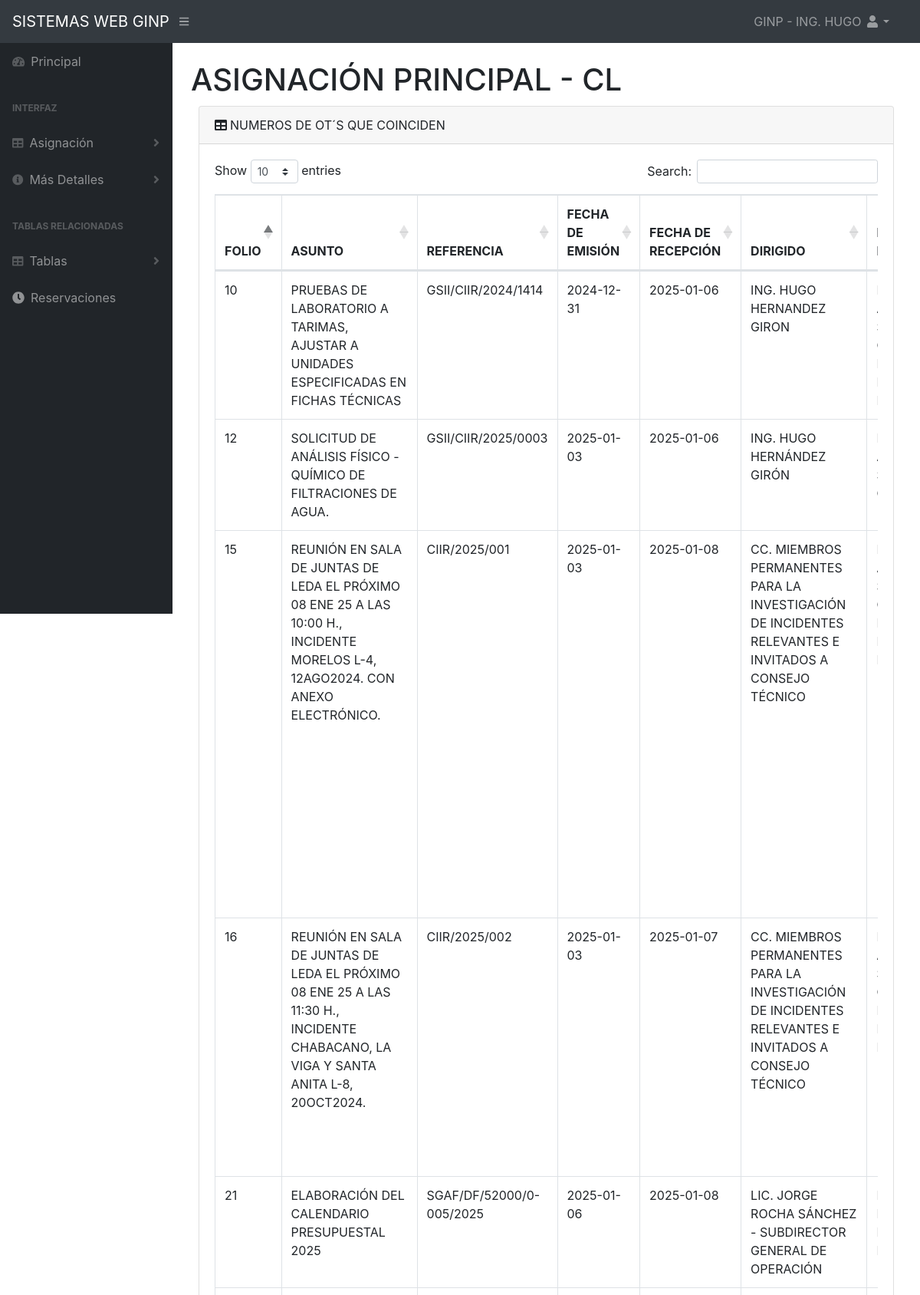
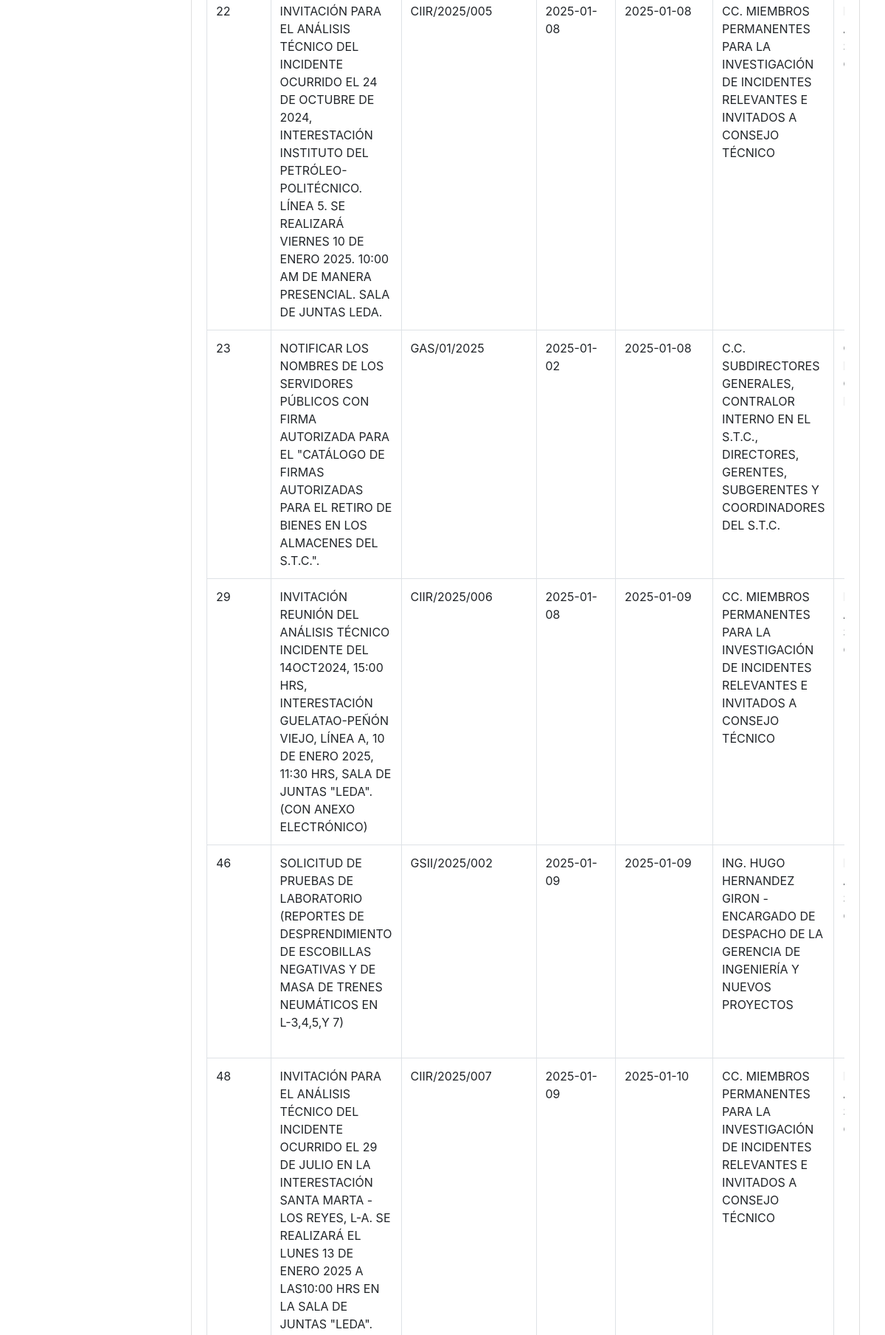
The page /tablaPCL.php (signed in, upper part) on the database its author committed (2 pictures, top to bottom).
### tables this page shows
CREATE TABLE `principal` (
  `Id` int(11) NOT NULL DEFAULT 0,
  `Folio_cc` int(11) NOT NULL,
  `referencia` varchar(255) NOT NULL,
  `Antecedente` varchar(50) NOT NULL,
  `fecha_de_emision` date NOT NULL,
  `fecha_de_rececepcion` date NOT NULL,
  `Dirigido` varchar(255) NOT NULL,
  `Firmado_por` varchar(255) NOT NULL,
  `Asunto` mediumtext NOT NULL,
  `PDFrecibido1` varchar(243) NOT NULL,
  `PDFrecicido3` mediumtext NOT NULL,
  `PDFrecibido2` mediumtext NOT NULL,
  `OT_ginp` int(11) NOT NULL,
  `Firma_Gerente` varchar(15) NOT NULL,
  `Antefirma` varchar(15) NOT NULL,
  `Tipo` varchar(5) NOT NULL,
  `OT_didt` int(11) NOT NULL,
  `Folio_ginp` int(11) NOT NULL,
  `CL_asignado` bit(1) NOT NULL,
  `CAC_asignado` bit(1) NOT NULL,
  `CDT_asignado` bit(1) NOT NULL,
  `JEF_asignado` bit(1) NOT NULL,
  `Otro_asignado` bit(1) NOT NULL,
  `Otro_Nombre` varchar(255) NOT NULL,
  `Archivo` bit(1) NOT NULL,
  `Fecha_requerida` date NOT NULL,
  `Respuesta` int(11) NOT NULL,
  `Fecha` date NOT NULL,
  `Carpeta` varchar(255) NOT NULL,
  `Observaciones` varchar(255) NOT NULL,
  `Proceso Concluido` bit(1) NOT NULL,
  `ProcesoConcluido` bit(1) NOT NULL,
  `PrepararRespuesta` bit(1) NOT NULL,
  `ParaSuAnalisis` bit(1) NOT NULL,
  `ParaSuConocimiento` bit(1) NOT NULL,
  `TramiteConducente` bit(1) NOT NULL,
  `TratarProximoAcuerdo` bit(1) NOT NULL,
  `Urgente` bit(1) NOT NULL,
  `Normal` bit(1) NOT NULL,
  `ObservacionesdeOT` mediumtext NOT NULL,
  `FechaTotal` date NOT NULL,
  `PDF_folio` date NOT NULL,
  `PDF_Minutario` date NOT NULL,
  `PDF_Concluido` date NOT NULL,
  `01` varchar(243) NOT NULL,
  `02` varchar(243) NOT NULL,
  `03` varchar(243) NOT NULL,
  `extraurgente` bit(1) NOT NULL,
  `FechaMovimiento` datetime NOT NULL,
  `CDT_E` bit(1) NOT NULL,
  `CL_E` bit(1) NOT NULL,
  `CAC_E` bit(1) NOT NULL
);

### tablaPCL.php (the view, shortened to what this page needs)
<?php
$nombre = $_SESSION['nombre'];
$tipo_usuario = $_SESSION['tipo_usuario'];
?>
<!DOCTYPE html>
<html lang="es">
    <head>
        <link href="css/styles.css" rel="stylesheet" />
        <link href="https://cdn.datatables.net/1.10.20/css/dataTables.bootstrap4.min.css" rel="stylesheet" />
    </head>
    <body class="sb-nav-fixed">
        <nav class="sb-topnav navbar navbar-expand navbar-dark bg-dark">
            <a class="navbar-brand" href="principal.php">SISTEMAS WEB GINP</a>
            <button class="btn btn-link btn-sm order-1 order-lg-0" id="sidebarToggle" href="#"><i class="fas fa-bars"></i></button>
            <ul class="navbar-nav ml-auto mr-0 mr-md-3 my-2 my-md-0">
                <li class="nav-item dropdown">
                    <a class="nav-link dropdown-toggle" id="userDropdown" href="#" role="button" data-toggle="dropdown" aria-haspopup="true" aria-expanded="false"> <?php echo $nombre; ?> <i class="fas fa-user fa-fw"></i></a>
                </li>
            </ul>
        </nav>
        <div id="layoutSidenav">
        <div id="layoutSidenav_nav">
            <nav class="sb-sidenav accordion sb-sidenav-dark" id="sidenavAccordion">
                <div class="sb-sidenav-menu">
                    <div class="nav">
                        <a class="nav-link" href="principal.php">
                            <div class="sb-nav-link-icon"><i class="fas fa-tachometer-alt"></i></div>Principal
                        </a>
                        <?php
                            if ($tipo_usuario == 2) {
                            } elseif ($tipo_usuario == 3) {
                            } elseif ($tipo_usuario == 4) {
                            } elseif ($tipo_usuario == 5) {
                            } elseif ($tipo_usuario == 1) {
                        ?>
                    <div class="sb-sidenav-menu-heading">Interfaz</div>
                    <a class="nav-link collapsed" href="#" data-toggle="collapse" data-target="#collapseAsignacion" aria-expanded="true" aria-controls="collapseAsignacion">
                        <div class="sb-nav-link-icon"><i class="fas fa-table"></i></div>Asignación
                        <div class="sb-sidenav-collapse-arrow"><i class="fas fa-angle-down"></i></div>
                    </a>
                        <a class="nav-link collapsed" href="#" data-toggle="collapse" data-target="#collapsedetalles" aria-expanded="true" aria-controls="collapsedetalles">
                            <div class="sb-nav-link-icon"><i class="fas fa-info-circle"></i></div>Más Detalles
                                <div class="sb-sidenav-collapse-arrow"><i class="fas fa-angle-down"></i></div>
                        </a>
                        <?php
                        }
                        else {
                                echo "";
                            }
                        ?>
                        <div class="sb-sidenav-menu-heading">Tablas Relacionadas</div>
                        <a class="nav-link collapsed" href="#" data-toggle="collapse" data-target="#collapseTablas" aria-expanded="true" aria-controls="collapseGraficas">
                        <div class="sb-nav-link-icon"><i class="fas fa-table"></i></div> Tablas
                                <div class="sb-sidenav-collapse-arrow"><i class="fas fa-angle-down"></i></div>
                        </a>
                            <a class="nav-link" href="reservaciones.php"><i class="fa fa-clock"></i><div class="sb-nav-link-icon"></div>Reservaciones</a>
                    </div>
                </div>
            </nav>
        </div>
            <div id="layoutSidenav_content">
                <main>
                    <div class="container-fluid">
                        <h1 class="mt-4">ASIGNACIÓN PRINCIPAL - CL</h1>
                        <div class="card mb-4">
                            <div class="card-header"><i class="fas fa-table mr-1"></i>NUMEROS DE OT´S QUE COINCIDEN</div>
                            <div class="card-body">
                                <div class="table-responsive">
                                    <table class="table table-bordered" id="foliosTable" width="100%" cellspacing="0">
                                    <thead>
                                        <tr>
                                            <th>FOLIO</th>
                                            <th>ASUNTO</th>
                                            <th>REFERENCIA</th>
                                            <th>FECHA DE EMISIÓN</th>
                                            <th>FECHA DE RECEPCIÓN</th>
                                            <th>DIRIGIDO</th>
                                            <th>FIRMADO POR</th>
                                        </tr>
                                    </thead>
                                    <tbody>
                                        <?php
                                        $mysqli = mysqli_connect("localhost", "root", "", "sistema");
                                        $sql = "SELECT
                                                    p.Folio_cc,
                                                    p.Asunto,
                                                    p.referencia,
                                                    p.fecha_de_emision,
                                                    p.fecha_de_rececepcion,
                                                    p.Dirigido,
                                                    p.Firmado_por,
                                                    p.OT_ginp,
                                                    p.Folio_ginp,
                                                    p.CL_asignado,
                                                    p.CAC_asignado,
                                                    p.CDT_asignado,
                                                    p.JEF_asignado,
                                                    p.Fecha_requerida,
                                                    p.Observaciones,
                                                    p.Normal,
                                                    p.Urgente,
                                                    p.extraurgente,
                                                    t.Id,
                                                    t.CL_num,
                                                    t.fecha_recibo_cl,
                                                    t.OT_ginp,
                                                    t.Observaciones,
                                                    t.Folio_GINP
                                                FROM
                                                    principal p
                                                JOIN
                                                    tabla_ingresocl t
                                                ON
                                                    p.OT_ginp = t.OT_ginp
                                                WHERE
                                                    p.OT_ginp IS NOT NULL AND p.OT_ginp != 0";
                                        $resultado = mysqli_query($mysqli, $sql);
                                        while ($mostrar = mysqli_fetch_array($resultado)) {
                                        ?>
                                        <tr>
                                            <td><?php echo $mostrar['Folio_cc']; ?></td>
                                            <td><?php echo $mostrar['Asunto']; ?></td>
                                            <td><?php echo $mostrar['referencia']; ?></td>
                                            <td><?php echo $mostrar['fecha_de_emision']; ?></td>
                                            <td><?php echo $mostrar['fecha_de_rececepcion']; ?></td>
                                            <td><?php echo $mostrar['Dirigido']; ?></td>
                                            <td><?php echo $mostrar['Firmado_por']; ?></td>
                                        </tr>
                                        <?php } ?>
                                    </tbody>
                                </table>
                                </div>
                            </div>
                        </div>
                    </div>
                </main>
            </div>
        </div>
    </body>
</html>

### rows shown on the page
principal: Folio_cc "10", Asunto "PRUEBAS DE LABORATORIO A TARIMAS, AJUSTAR A UNIDADES ESPECIFICADAS EN FICHAS TÉCNICAS", referencia "GSII/CIIR/2024/1414", fecha_de_emision "2024-12-31", fecha_de_rececepcion "2025-01-06", Dirigido "ING. HUGO HERNANDEZ GIRON"
principal: Folio_cc "12", Asunto "SOLICITUD DE ANÁLISIS FÍSICO -QUÍMICO DE FILTRACIONES DE AGUA.", referencia "GSII/CIIR/2025/0003", fecha_de_emision "2025-01-03", fecha_de_rececepcion "2025-01-06", Dirigido "ING. HUGO HERNÁNDEZ GIRÓN"
principal: Folio_cc "15", Asunto "REUNIÓN EN SALA DE JUNTAS DE LEDA EL PRÓXIMO 08 ENE 25 A LAS 10:00 H., INCIDENTE MORELOS L-4, 12AGO2024. CON ANEXO ELECTRÓNICO.", referencia "CIIR/2025/001", fecha_de_emision "2025-01-03", fecha_de_rececepcion "2025-01-08", Dirigido "CC. MIEMBROS PERMANENTES PARA LA INVESTIGACIÓN DE INCIDENTES RELEVANTES E INVITADOS A CONSEJO TÉCNICO"
principal: Folio_cc "16", Asunto "REUNIÓN EN SALA DE JUNTAS DE LEDA EL PRÓXIMO 08 ENE 25 A LAS 11:30 H., INCIDENTE CHABACANO, LA VIGA Y SANTA ANITA L-8, 20OCT2024.", referencia "CIIR/2025/002", fecha_de_emision "2025-01-03", fecha_de_rececepcion "2025-01-07", Dirigido "CC. MIEMBROS PERMANENTES PARA LA INVESTIGACIÓN DE INCIDENTES RELEVANTES E INVITADOS A CONSEJO TÉCNICO"
principal: Folio_cc "21", Asunto "ELABORACIÓN DEL CALENDARIO PRESUPUESTAL 2025", referencia "SGAF/DF/52000/0-005/2025", fecha_de_emision "2025-01-06", fecha_de_rececepcion "2025-01-08", Dirigido "LIC. JORGE ROCHA SÁNCHEZ - SUBDIRECTOR GENERAL DE OPERACIÓN"
principal: Folio_cc "22", Asunto "INVITACIÓN PARA EL ANÁLISIS TÉCNICO DEL INCIDENTE OCURRIDO EL 24 DE OCTUBRE DE 2024, INTERESTACIÓN INSTITUTO DEL PETRÓLEO-POLITÉCNICO. LÍNEA 5. SE REALIZARÁ VIERNES 10 DE ENERO 2025. 10:00 AM DE MANERA PRESENCIAL. SALA DE JUNTAS LEDA.", referencia "CIIR/2025/005", fecha_de_emision "2025-01-08", fecha_de_rececepcion "2025-01-08", Dirigido "CC. MIEMBROS PERMANENTES PARA LA INVESTIGACIÓN DE INCIDENTES RELEVANTES E INVITADOS A CONSEJO TÉCNICO"
principal: Folio_cc "23", Asunto "NOTIFICAR LOS NOMBRES DE LOS SERVIDORES PÚBLICOS CON FIRMA AUTORIZADA PARA EL \"CATÁLOGO DE FIRMAS AUTORIZADAS PARA EL RETIRO DE BIENES EN LOS ALMACENES DEL S.T.C.\".", referencia "GAS/01/2025", fecha_de_emision "2025-01-02", fecha_de_rececepcion "2025-01-08", Dirigido "C.C. SUBDIRECTORES GENERALES, CONTRALOR INTERNO EN EL S.T.C., DIRECTORES, GERENTES, SUBGERENTES Y COORDINADORES DEL S.T.C."
principal: Folio_cc "29", Asunto "INVITACIÓN REUNIÓN DEL ANÁLISIS TÉCNICO INCIDENTE DEL 14OCT2024, 15:00 HRS, INTERESTACIÓN GUELATAO-PEÑÓN VIEJO, LÍNEA A, 10 DE ENERO 2025, 11:30 HRS, SALA DE JUNTAS \"LEDA\". (CON ANEXO ELECTRÓNICO)", referencia "CIIR/2025/006", fecha_de_emision "2025-01-08", fecha_de_rececepcion "2025-01-09", Dirigido "CC. MIEMBROS PERMANENTES PARA LA INVESTIGACIÓN DE INCIDENTES RELEVANTES E INVITADOS A CONSEJO TÉCNICO"
principal: Folio_cc "46", Asunto "SOLICITUD DE PRUEBAS DE LABORATORIO (REPORTES DE DESPRENDIMIENTO DE ESCOBILLAS NEGATIVAS Y DE MASA DE TRENES NEUMÁTICOS EN L-3,4,5,Y 7)", referencia "GSII/2025/002", fecha_de_emision "2025-01-09", fecha_de_rececepcion "2025-01-09", Dirigido "ING. HUGO HERNANDEZ GIRON - ENCARGADO DE DESPACHO DE LA GERENCIA DE INGENIERÍA Y NUEVOS PROYECTOS"
principal: Folio_cc "48", Asunto "INVITACIÓN PARA EL ANÁLISIS TÉCNICO DEL INCIDENTE OCURRIDO EL 29 DE JULIO EN LA INTERESTACIÓN SANTA MARTA - LOS REYES, L-A. SE REALIZARÁ EL LUNES 13 DE ENERO 2025 A LAS10:00 HRS EN LA SALA DE JUNTAS \"LEDA\".", referencia "CIIR/2025/007", fecha_de_emision "2025-01-09", fecha_de_rececepcion "2025-01-10", Dirigido "CC. MIEMBROS PERMANENTES PARA LA INVESTIGACIÓN DE INCIDENTES RELEVANTES E INVITADOS A CONSEJO TÉCNICO"

### other values the page prints
$nombre "GINP - ING. HUGO"
